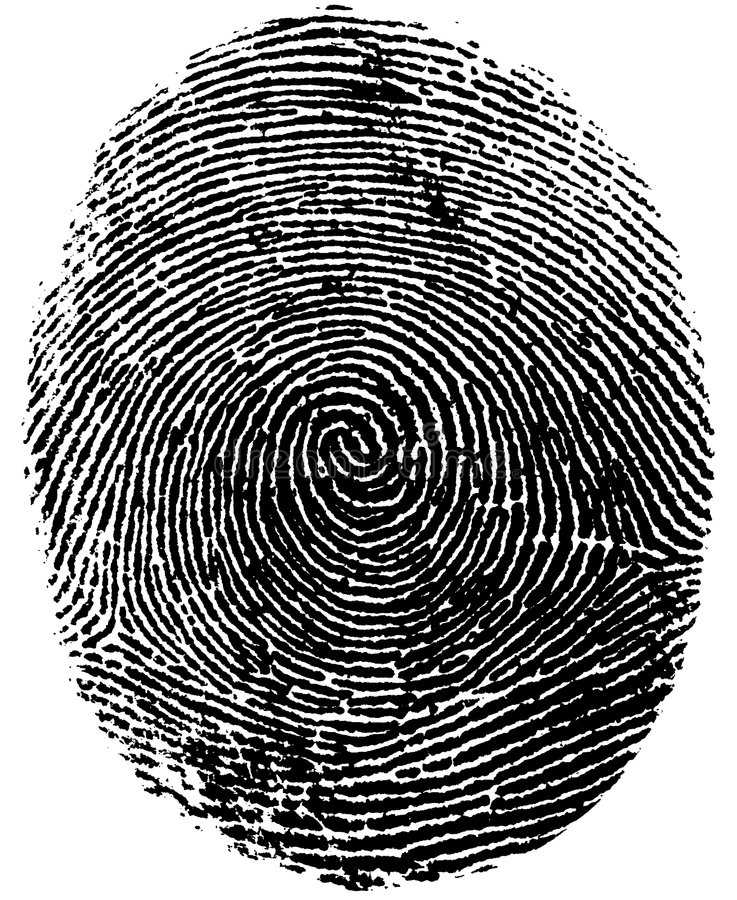
%> input picture 大三上/数字信号处理/Project/lab3/image.jpeg, 737 x 900 px
$ octave fir.m   (GNU Octave 9; MATLAB toolbox functions it lacks are replaced by stand-ins)
%> lines starting %> are read from the running program, lines starting %| are printed output that depends on the picture
### 大三上/数字信号处理/Project/lab4/filter_row_col.m
function [img_out, img_mid] = filter_row_col(img_in, h_row, h_col)
% 输入:
%   img_in: 输入图像
%   h_row:  用于行方向的滤波器系数
%   h_col:  用于列方向的滤波器系数
% 输出:
%   img_out: 最终滤波图像
%   img_mid: 中间图像

    [rows, cols] = size(img_in);
    img_mid = zeros(rows, cols);
    img_out = zeros(rows, cols);

    % 1. 行滤波
    for r = 1:rows
        row_data = img_in(r, :);
        img_mid(r, :) = conv(row_data, h_row, 'same');
    end

    % 2. 列滤波
    for c = 1:cols
        col_data = img_mid(:, c);
        img_out(:, c) = conv(col_data, h_col, 'same');
    end
end

### 大三上/数字信号处理/Project/lab4/fir.m
clear; close all; clc;

%% 1. 读取与预处理图像
filename = 'image.jpeg';

try
    img_original = imread(filename);
%> img_original is the input picture: size 900x737x3 uint8; min 0, max 255, mean 139.9
catch
    error('未找到图片');
end

% 转为灰度图
if size(img_original, 3) == 3
    img_gray = rgb2gray(img_original);
else
    img_gray = img_original;
end
% 归一化到 [0, 1]
img = im2double(img_gray);
figure('Name', '原始图像', 'NumberTitle', 'off');
imshow(img); title('待处理图像');

% 计算频谱
F = fftshift(fft2(img));
% 计算对数幅值以便显示
S = log(1 + abs(F));
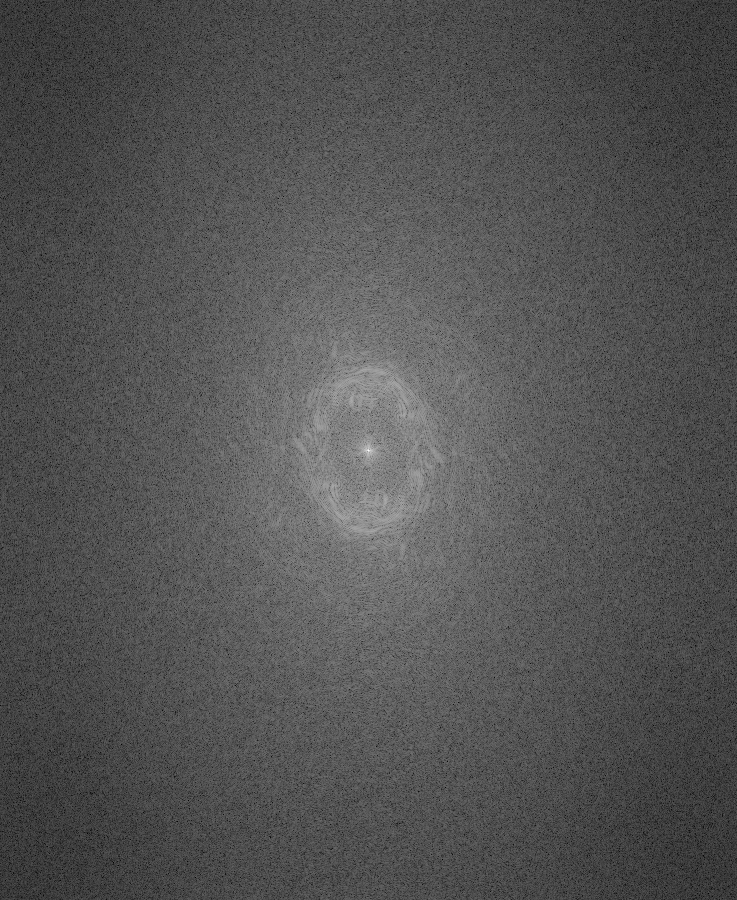
%> S: size 900x737 double; min 0.0968, max 12.8, mean 4.26; drawn with min black and max white

% 显示频谱图
figure('Name', '频谱参数读取工具', 'NumberTitle', 'off');
imshow(S, []); % [] 表示自动拉伸显示范围
title('图像频谱图 (红圈代表归一化频率)');
hold on;
colormap jet; % 使用彩色热图，更容易看清能量分布
colorbar;

% 在图上画出频率刻度圆环
[rows, cols] = size(img);
%> rows = 900; cols = 737
center_r = floor(rows / 2) + 1;
%> center_r = 451
center_c = floor(cols / 2) + 1;
%> center_c = 369
max_radius = min(rows, cols) / 2; % 对应归一化频率 1.0 (Nyquist)
%> max_radius = 368.5

% 画出 0.1 到 0.9 的参考圆
freq_ticks = 0.0 : 0.02 : 0.7;
for f = freq_ticks
    r = f * max_radius;
    % 画圆
    theta = 0 : 0.01 : 2*pi;
    x = center_c + r * cos(theta);
    y = center_r + r * sin(theta);
    plot(x, y, 'r--', 'LineWidth', 1);

    % 标注文字
    text(center_c + r, center_r, num2str(f), 'Color', 'white', ...
         'BackgroundColor', 'black', 'FontSize', 10);
end
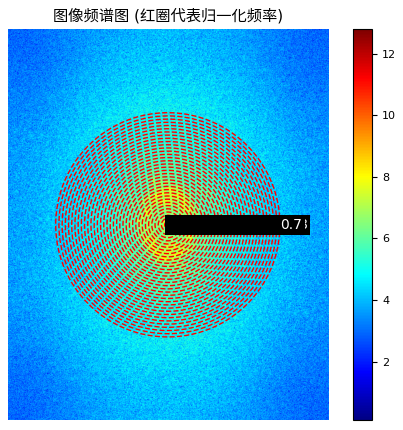
%> figure redrawn from the program's plot data
hold off;

%% 2. 滤波器参数定义
% 阶数 N (6 < N < 32)
N = 20;

% 频率参数 (归一化频率 0 ~ 1, 1对应Nyquist频率)，而指纹通常位于中频段
wc_low = 0.3;           % 低通截止频率
wc_band = [0.02 0.6];    % 带通频率范围 [下限 上限]

%% 3. 设计 FIR 滤波器 (窗函数法，使用Hamming窗)
% 低通滤波器
b_low = fir1(N, wc_low, 'low', hamming(N+1));

% 带通滤波器
b_band = fir1(N, wc_band, 'bandpass', hamming(N+1));

%% 4. 画出滤波器时域和频率响应
figure('Name', '滤波器特性分析', 'NumberTitle', 'off');

% 低通特性
subplot(2,2,1);
stem(0:N, b_low, 'filled'); title(['低通滤波器时域系数 (N=', num2str(N), ')']); grid on;
subplot(2,2,2);
[H_low, w] = freqz(b_low, 1, 512);
plot(w/pi, abs(H_low)); title('低通滤波器幅频响应'); xlabel('归一化频率 (\times\pi rad/sample)'); grid on;

% --- 带通特性 ---
subplot(2,2,3);
stem(0:N, b_band, 'filled'); title(['带通滤波器时域系数 (N=', num2str(N), ')']); grid on;
subplot(2,2,4);
[H_band, w] = freqz(b_band, 1, 512);
plot(w/pi, abs(H_band)); title('带通滤波器幅频响应'); xlabel('归一化频率 (\times\pi rad/sample)'); grid on;
%> after `grid on`:
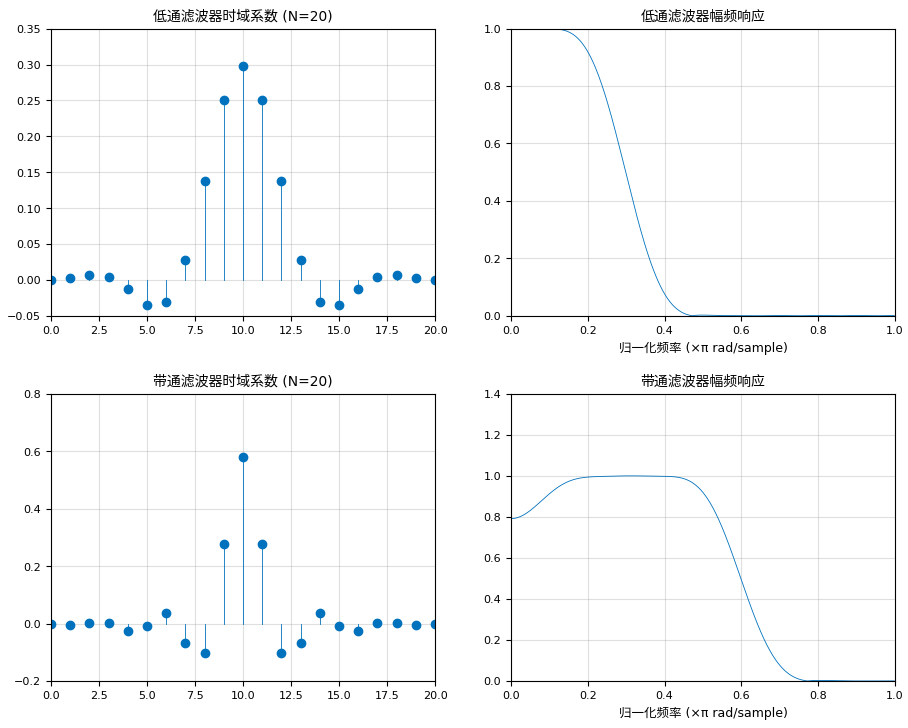
%> figure redrawn from the program's plot data, 4 panels; panel 1: highest point at x = 10, y = 0.299; panel 2: curve peaks at x = 0, y = 1; panel 3: highest point at x = 10, y = 0.579; panel 4: curve peaks at x = 0.312, y = 1

%% 5. 生成对应的滤波器
% 应用低通
img_low_out = filter_row_col(img, b_low);
%> after the loop in filter_row_col, `for r = 1:rows`:
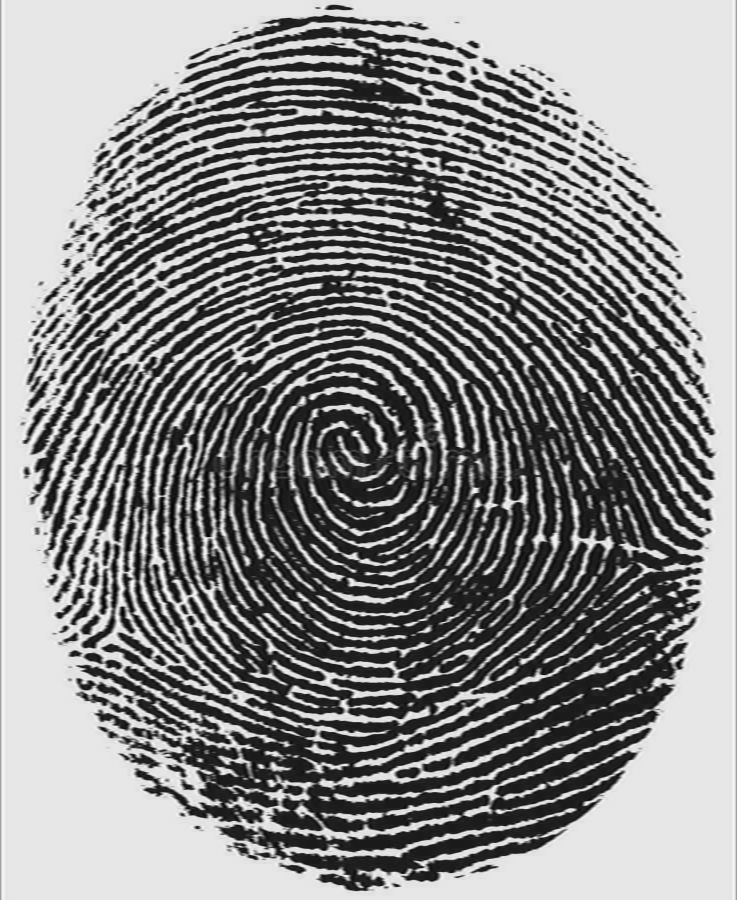
%> img_mid: size 900x737 double; min -0.132, max 1.12, mean 0.548; drawn with min black and max white
%> the run ends on the next line
